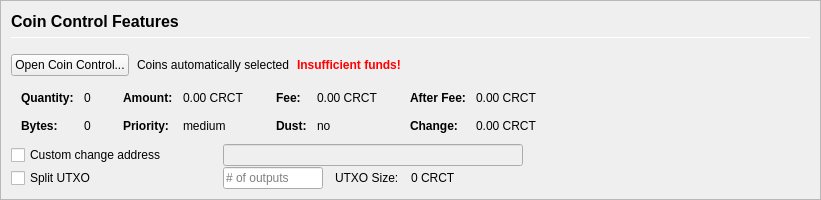
         <widget class="QFrame" name="frameCoinControl">
          <property name="sizePolicy">
           <sizepolicy hsizetype="Expanding" vsizetype="Expanding">
            <horstretch>0</horstretch>
            <verstretch>0</verstretch>
           </sizepolicy>
          </property>
          <property name="maximumSize">
           <size>
            <width>16777215</width>
            <height>16777215</height>
           </size>
          </property>
          <property name="frameShape">
           <enum>QFrame::StyledPanel</enum>
          </property>
          <property name="frameShadow">
           <enum>QFrame::Sunken</enum>
          </property>
          <layout class="QVBoxLayout" name="verticalLayoutCoinControl2">
           <property name="spacing">
            <number>0</number>
           </property>
           <property name="margin">
            <number>0</number>
           </property>
           <item>
            <widget class="QFrame" name="frameCoinControl_BG">
             <layout class="QVBoxLayout" name="verticalLayoutCoinControl" stretch="0,0,0,0,0,0">
              <property name="spacing">
               <number>1</number>
              </property>
              <property name="leftMargin">
               <number>10</number>
              </property>
              <property name="topMargin">
               <number>10</number>
              </property>
              <item>
               <layout class="QHBoxLayout" name="horizontalLayoutCoinControl1">
                <property name="bottomMargin">
                 <number>15</number>
                </property>
                <item>
                 <layout class="QVBoxLayout" name="verticalLayout_3">
                  <property name="spacing">
                   <number>6</number>
                  </property>
                  <item>
                   <widget class="QLabel" name="labelCoinControlFeatures">
                    <property name="sizePolicy">
                     <sizepolicy hsizetype="Preferred" vsizetype="Maximum">
                      <horstretch>0</horstretch>
                      <verstretch>0</verstretch>
                     </sizepolicy>
                    </property>
                    <property name="minimumSize">
                     <size>
                      <width>0</width>
                      <height>20</height>
                     </size>
                    </property>
                    <property name="font">
                     <font>
                      <pointsize>12</pointsize>
                      <weight>75</weight>
                      <bold>true</bold>
                     </font>
                    </property>
                    <property name="styleSheet">
                     <string notr="true">font-weight:bold;</string>
                    </property>
                    <property name="text">
                     <string>Coin Control Features</string>
                    </property>
                   </widget>
                  </item>
                  <item>
                   <widget class="Line" name="line">
                    <property name="minimumSize">
                     <size>
                      <width>0</width>
                      <height>1</height>
                     </size>
                    </property>
                    <property name="maximumSize">
                     <size>
                      <width>16777215</width>
                      <height>1</height>
                     </size>
                    </property>
                    <property name="orientation">
                     <enum>Qt::Horizontal</enum>
                    </property>
                   </widget>
                  </item>
                 </layout>
                </item>
               </layout>
              </item>
              <item>
               <layout class="QHBoxLayout" name="horizontalLayoutCoinControl2" stretch="0,0,0,0">
                <property name="spacing">
                 <number>8</number>
                </property>
                <property name="bottomMargin">
                 <number>10</number>
                </property>
                <item>
                 <widget class="QPushButton" name="pushButtonCoinControl">
                  <property name="styleSheet">
                   <string notr="true"/>
                  </property>
                  <property name="text">
                   <string>Open Coin Control...</string>
                  </property>
                  <property name="autoDefault">
                   <bool>false</bool>
                  </property>
                 </widget>
                </item>
                <item>
                 <widget class="QLabel" name="labelCoinControlAutomaticallySelected">
                  <property name="text">
                   <string>Coins automatically selected</string>
                  </property>
                  <property name="margin">
                   <number>5</number>
                  </property>
                 </widget>
                </item>
                <item>
                 <widget class="QLabel" name="labelCoinControlInsuffFunds">
                  <property name="font">
                   <font>
                    <weight>75</weight>
                    <bold>true</bold>
                   </font>
                  </property>
                  <property name="styleSheet">
                   <string notr="true">color:red;font-weight:bold;</string>
                  </property>
                  <property name="text">
                   <string>Insufficient funds!</string>
                  </property>
                  <property name="margin">
                   <number>5</number>
                  </property>
                 </widget>
                </item>
                <item>
                 <spacer name="horizontalSpacerCoinControl">
                  <property name="orientation">
                   <enum>Qt::Horizontal</enum>
                  </property>
                  <property name="sizeHint" stdset="0">
                   <size>
                    <width>40</width>
                    <height>1</height>
                   </size>
                  </property>
                 </spacer>
                </item>
               </layout>
              </item>
              <item>
               <widget class="QWidget" name="widgetCoinControl" native="true">
                <property name="sizePolicy">
                 <sizepolicy hsizetype="Preferred" vsizetype="Preferred">
                  <horstretch>0</horstretch>
                  <verstretch>0</verstretch>
                 </sizepolicy>
                </property>
                <property name="minimumSize">
                 <size>
                  <width>0</width>
                  <height>0</height>
                 </size>
                </property>
                <property name="styleSheet">
                 <string notr="true"/>
                </property>
                <layout class="QHBoxLayout" name="horizontalLayoutCoinControl5">
                 <property name="margin">
                  <number>0</number>
                 </property>
                 <item>
                  <layout class="QHBoxLayout" name="horizontalLayoutCoinControl3" stretch="0,0,0,1">
                   <property name="spacing">
                    <number>20</number>
                   </property>
                   <property name="topMargin">
                    <number>0</number>
                   </property>
                   <property name="bottomMargin">
                    <number>10</number>
                   </property>
                   <item>
                    <layout class="QFormLayout" name="formLayoutCoinControl1">
                     <property name="horizontalSpacing">
                      <number>10</number>
                     </property>
                     <property name="verticalSpacing">
                      <number>14</number>
                     </property>
                     <property name="leftMargin">
                      <number>10</number>
                     </property>
                     <property name="topMargin">
                      <number>4</number>
                     </property>
                     <property name="rightMargin">
                      <number>6</number>
                     </property>
                     <item row="0" column="0">
                      <widget class="QLabel" name="labelCoinControlQuantityText">
                       <property name="font">
                        <font>
                         <weight>75</weight>
                         <bold>true</bold>
                        </font>
                       </property>
                       <property name="text">
                        <string>Quantity:</string>
                       </property>
                       <property name="margin">
                        <number>0</number>
                       </property>
                      </widget>
                     </item>
                     <item row="0" column="1">
                      <widget class="QLabel" name="labelCoinControlQuantity">
                       <property name="cursor">
                        <cursorShape>IBeamCursor</cursorShape>
                       </property>
                       <property name="contextMenuPolicy">
                        <enum>Qt::ActionsContextMenu</enum>
                       </property>
                       <property name="text">
                        <string notr="true">0</string>
                       </property>
                       <property name="margin">
                        <number>0</number>
                       </property>
                       <property name="textInteractionFlags">
                        <set>Qt::LinksAccessibleByMouse|Qt::TextSelectableByKeyboard|Qt::TextSelectableByMouse</set>
                       </property>
                      </widget>
                     </item>
                     <item row="1" column="0">
                      <widget class="QLabel" name="labelCoinControlBytesText">
                       <property name="font">
                        <font>
                         <weight>75</weight>
                         <bold>true</bold>
                        </font>
                       </property>
                       <property name="text">
                        <string>Bytes:</string>
                       </property>
                      </widget>
                     </item>
                     <item row="1" column="1">
                      <widget class="QLabel" name="labelCoinControlBytes">
                       <property name="cursor">
                        <cursorShape>IBeamCursor</cursorShape>
                       </property>
                       <property name="contextMenuPolicy">
                        <enum>Qt::ActionsContextMenu</enum>
                       </property>
                       <property name="text">
                        <string notr="true">0</string>
                       </property>
                       <property name="textInteractionFlags">
                        <set>Qt::LinksAccessibleByMouse|Qt::TextSelectableByKeyboard|Qt::TextSelectableByMouse</set>
                       </property>
                      </widget>
                     </item>
                    </layout>
                   </item>
                   <item>
                    <layout class="QFormLayout" name="formLayoutCoinControl2">
                     <property name="horizontalSpacing">
                      <number>10</number>
                     </property>
                     <property name="verticalSpacing">
                      <number>14</number>
                     </property>
                     <property name="leftMargin">
                      <number>6</number>
                     </property>
                     <property name="topMargin">
                      <number>4</number>
                     </property>
                     <property name="rightMargin">
                      <number>6</number>
                     </property>
                     <item row="0" column="0">
                      <widget class="QLabel" name="labelCoinControlAmountText">
                       <property name="font">
                        <font>
                         <weight>75</weight>
                         <bold>true</bold>
                        </font>
                       </property>
                       <property name="text">
                        <string>Amount:</string>
                       </property>
                       <property name="margin">
                        <number>0</number>
                       </property>
                      </widget>
                     </item>
                     <item row="0" column="1">
                      <widget class="QLabel" name="labelCoinControlAmount">
                       <property name="cursor">
                        <cursorShape>IBeamCursor</cursorShape>
                       </property>
                       <property name="contextMenuPolicy">
                        <enum>Qt::ActionsContextMenu</enum>
                       </property>
                       <property name="text">
                        <string notr="true">0.00 CRCT</string>
                       </property>
                       <property name="textInteractionFlags">
                        <set>Qt::LinksAccessibleByMouse|Qt::TextSelectableByKeyboard|Qt::TextSelectableByMouse</set>
                       </property>
                      </widget>
                     </item>
                     <item row="1" column="0">
                      <widget class="QLabel" name="labelCoinControlPriorityText">
                       <property name="font">
                        <font>
                         <weight>75</weight>
                         <bold>true</bold>
                        </font>
                       </property>
                       <property name="text">
                        <string>Priority:</string>
                       </property>
                      </widget>
                     </item>
                     <item row="1" column="1">
                      <widget class="QLabel" name="labelCoinControlPriority">
                       <property name="cursor">
                        <cursorShape>IBeamCursor</cursorShape>
                       </property>
                       <property name="contextMenuPolicy">
                        <enum>Qt::ActionsContextMenu</enum>
                       </property>
                       <property name="text">
                        <string>medium</string>
                       </property>
                       <property name="textInteractionFlags">
                        <set>Qt::LinksAccessibleByMouse|Qt::TextSelectableByKeyboard|Qt::TextSelectableByMouse</set>
                       </property>
                      </widget>
                     </item>
                    </layout>
                   </item>
                   <item>
                    <layout class="QFormLayout" name="formLayoutCoinControl3">
                     <property name="horizontalSpacing">
                      <number>10</number>
                     </property>
                     <property name="verticalSpacing">
                      <number>14</number>
                     </property>
                     <property name="leftMargin">
                      <number>6</number>
                     </property>
                     <property name="topMargin">
                      <number>4</number>
                     </property>
                     <property name="rightMargin">
                      <number>6</number>
                     </property>
                     <item row="0" column="0">
                      <widget class="QLabel" name="labelCoinControlFeeText">
                       <property name="font">
                        <font>
                         <weight>75</weight>
                         <bold>true</bold>
                        </font>
                       </property>
                       <property name="text">
                        <string>Fee:</string>
                       </property>
                       <property name="margin">
                        <number>0</number>
                       </property>
                      </widget>
                     </item>
                     <item row="0" column="1">
                      <widget class="QLabel" name="labelCoinControlFee">
                       <property name="cursor">
                        <cursorShape>IBeamCursor</cursorShape>
                       </property>
                       <property name="contextMenuPolicy">
                        <enum>Qt::ActionsContextMenu</enum>
                       </property>
                       <property name="text">
                        <string notr="true">0.00 CRCT</string>
                       </property>
                       <property name="textInteractionFlags">
                        <set>Qt::LinksAccessibleByMouse|Qt::TextSelectableByKeyboard|Qt::TextSelectableByMouse</set>
                       </property>
                      </widget>
                     </item>
                     <item row="1" column="0">
                      <widget class="QLabel" name="labelCoinControlLowOutputText">
                       <property name="font">
                        <font>
                         <weight>75</weight>
                         <bold>true</bold>
                        </font>
                       </property>
                       <property name="text">
                        <string>Dust:</string>
                       </property>
                      </widget>
                     </item>
                     <item row="1" column="1">
                      <widget class="QLabel" name="labelCoinControlLowOutput">
                       <property name="cursor">
                        <cursorShape>IBeamCursor</cursorShape>
                       </property>
                       <property name="contextMenuPolicy">
                        <enum>Qt::ActionsContextMenu</enum>
                       </property>
                       <property name="text">
                        <string>no</string>
                       </property>
                       <property name="textInteractionFlags">
                        <set>Qt::LinksAccessibleByMouse|Qt::TextSelectableByKeyboard|Qt::TextSelectableByMouse</set>
                       </property>
                      </widget>
                     </item>
                    </layout>
                   </item>
                   <item>
                    <layout class="QFormLayout" name="formLayoutCoinControl4">
                     <property name="horizontalSpacing">
                      <number>10</number>
                     </property>
                     <property name="verticalSpacing">
                      <number>14</number>
                     </property>
                     <property name="leftMargin">
                      <number>6</number>
                     </property>
                     <property name="topMargin">
                      <number>4</number>
                     </property>
                     <property name="rightMargin">
                      <number>6</number>
                     </property>
                     <item row="0" column="0">
                      <widget class="QLabel" name="labelCoinControlAfterFeeText">
                       <property name="font">
                        <font>
                         <weight>75</weight>
                         <bold>true</bold>
                        </font>
                       </property>
                       <property name="text">
                        <string>After Fee:</string>
                       </property>
                       <property name="margin">
                        <number>0</number>
                       </property>
                      </widget>
                     </item>
                     <item row="0" column="1">
                      <widget class="QLabel" name="labelCoinControlAfterFee">
                       <property name="cursor">
                        <cursorShape>IBeamCursor</cursorShape>
                       </property>
                       <property name="contextMenuPolicy">
                        <enum>Qt::ActionsContextMenu</enum>
                       </property>
                       <property name="text">
                        <string notr="true">0.00 CRCT</string>
                       </property>
                       <property name="textInteractionFlags">
                        <set>Qt::LinksAccessibleByMouse|Qt::TextSelectableByKeyboard|Qt::TextSelectableByMouse</set>
                       </property>
                      </widget>
                     </item>
                     <item row="1" column="0">
                      <widget class="QLabel" name="labelCoinControlChangeText">
                       <property name="font">
                        <font>
                         <weight>75</weight>
                         <bold>true</bold>
                        </font>
                       </property>
                       <property name="text">
                        <string>Change:</string>
                       </property>
                      </widget>
                     </item>
                     <item row="1" column="1">
                      <widget class="QLabel" name="labelCoinControlChange">
                       <property name="cursor">
                        <cursorShape>IBeamCursor</cursorShape>
                       </property>
                       <property name="contextMenuPolicy">
                        <enum>Qt::ActionsContextMenu</enum>
                       </property>
                       <property name="text">
                        <string notr="true">0.00 CRCT</string>
                       </property>
                       <property name="textInteractionFlags">
                        <set>Qt::LinksAccessibleByMouse|Qt::TextSelectableByKeyboard|Qt::TextSelectableByMouse</set>
                       </property>
                      </widget>
                     </item>
                    </layout>
                   </item>
                  </layout>
                 </item>
                </layout>
               </widget>
              </item>
              <item>
               <layout class="QHBoxLayout" name="horizontalLayoutCoinControl4">
                <property name="spacing">
                 <number>12</number>
                </property>
                <property name="sizeConstraint">
                 <enum>QLayout::SetDefaultConstraint</enum>
                </property>
                <property name="topMargin">
                 <number>0</number>
                </property>
                <property name="rightMargin">
                 <number>0</number>
                </property>
                <item>
                 <widget class="QCheckBox" name="checkBoxCoinControlChange">
                  <property name="sizePolicy">
                   <sizepolicy hsizetype="Preferred" vsizetype="Preferred">
                    <horstretch>0</horstretch>
                    <verstretch>0</verstretch>
                   </sizepolicy>
                  </property>
                  <property name="minimumSize">
                   <size>
                    <width>200</width>
                    <height>0</height>
                   </size>
                  </property>
                  <property name="maximumSize">
                   <size>
                    <width>200</width>
                    <height>16777215</height>
                   </size>
                  </property>
                  <property name="toolTip">
                   <string>If this is activated, but the change address is empty or invalid, change will be sent to a newly generated address.</string>
                  </property>
                  <property name="text">
                   <string>Custom change address</string>
                  </property>
                 </widget>
                </item>
                <item>
                 <widget class="QValidatedLineEdit" name="lineEditCoinControlChange">
                  <property name="enabled">
                   <bool>false</bool>
                  </property>
                  <property name="sizePolicy">
                   <sizepolicy hsizetype="Preferred" vsizetype="Preferred">
                    <horstretch>0</horstretch>
                    <verstretch>0</verstretch>
                   </sizepolicy>
                  </property>
                  <property name="minimumSize">
                   <size>
                    <width>300</width>
                    <height>0</height>
                   </size>
                  </property>
                 </widget>
                </item>
                <item>
                 <widget class="QLabel" name="labelCoinControlChangeLabel">
                  <property name="sizePolicy">
                   <sizepolicy hsizetype="Preferred" vsizetype="Preferred">
                    <horstretch>0</horstretch>
                    <verstretch>0</verstretch>
                   </sizepolicy>
                  </property>
                  <property name="minimumSize">
                   <size>
                    <width>100</width>
                    <height>0</height>
                   </size>
                  </property>
                  <property name="text">
                   <string/>
                  </property>
                  <property name="margin">
                   <number>3</number>
                  </property>
                 </widget>
                </item>
               </layout>
              </item>
              <item>
               <layout class="QHBoxLayout" name="horizontalLayoutCoinControl6">
                <property name="spacing">
                 <number>12</number>
                </property>
                <property name="rightMargin">
                 <number>0</number>
                </property>
                <item>
                 <widget class="QCheckBox" name="splitBlockCheckBox">
                  <property name="sizePolicy">
                   <sizepolicy hsizetype="Preferred" vsizetype="Preferred">
                    <horstretch>0</horstretch>
                    <verstretch>0</verstretch>
                   </sizepolicy>
                  </property>
                  <property name="minimumSize">
                   <size>
                    <width>200</width>
                    <height>0</height>
                   </size>
                  </property>
                  <property name="maximumSize">
                   <size>
                    <width>200</width>
                    <height>16777215</height>
                   </size>
                  </property>
                  <property name="text">
                   <string>Split UTXO</string>
                  </property>
                 </widget>
                </item>
                <item>
                 <widget class="QLineEdit" name="splitBlockLineEdit">
                  <property name="sizePolicy">
                   <sizepolicy hsizetype="Preferred" vsizetype="Preferred">
                    <horstretch>50</horstretch>
                    <verstretch>0</verstretch>
                   </sizepolicy>
                  </property>
                  <property name="minimumSize">
                   <size>
                    <width>100</width>
                    <height>0</height>
                   </size>
                  </property>
                  <property name="maximumSize">
                   <size>
                    <width>100</width>
                    <height>16777215</height>
                   </size>
                  </property>
                  <property name="placeholderText">
                   <string># of outputs</string>
                  </property>
                 </widget>
                </item>
                <item>
                 <widget class="QLabel" name="labelBlockSizeText">
                  <property name="text">
                   <string>UTXO Size:</string>
                  </property>
                 </widget>
                </item>
                <item>
                 <widget class="QLabel" name="labelBlockSize">
                  <property name="text">
                   <string>0 CRCT</string>
                  </property>
                 </widget>
                </item>
                <item>
                 <spacer name="horizontalSpacer_7">
                  <property name="orientation">
                   <enum>Qt::Horizontal</enum>
                  </property>
                  <property name="sizeHint" stdset="0">
                   <size>
                    <width>40</width>
                    <height>20</height>
                   </size>
                  </property>
                 </spacer>
                </item>
               </layout>
              </item>
              <item>
               <spacer name="verticalSpacerCoinControl">
                <property name="orientation">
                 <enum>Qt::Vertical</enum>
                </property>
                <property name="sizeHint" stdset="0">
                 <size>
                  <width>800</width>
                  <height>1</height>
                 </size>
                </property>
               </spacer>
              </item>
             </layout>
            </widget>
           </item>
          </layout>
         </widget>
